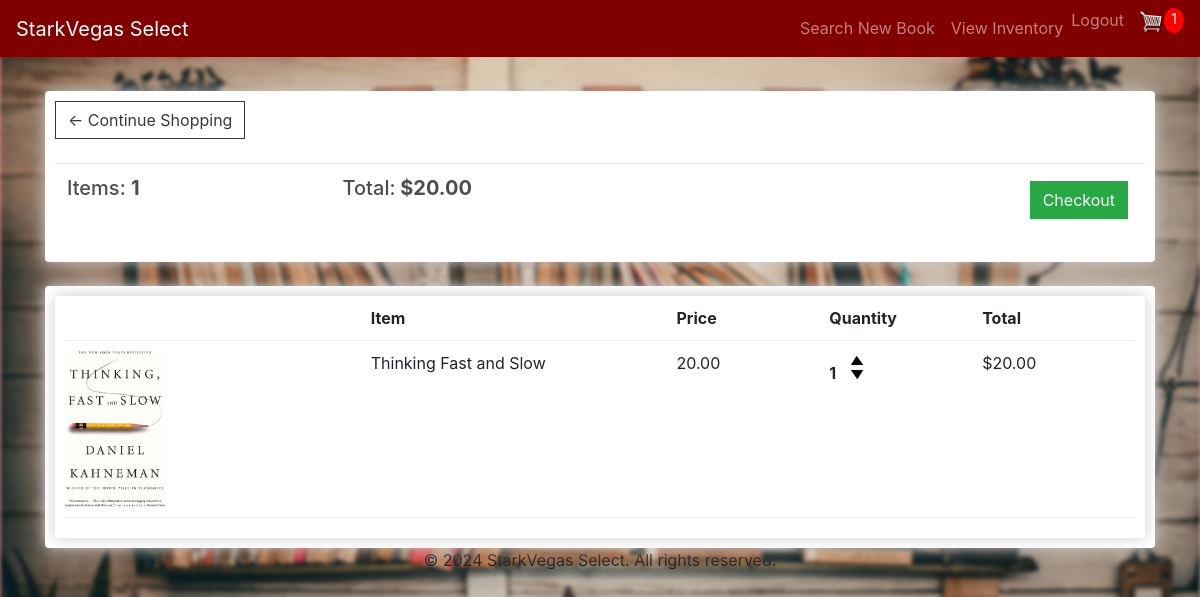
The app's page /cart/ (signed in) with its own data.
### store/models.py (models this page shows, shortened)
class Order(models.Model):
    customer = models.ForeignKey(Customer, on_delete=models.SET_NULL, null=True)
    date_ordered = models.DateTimeField(auto_now_add=True)
    complete = models.BooleanField(default=False)
    transaction_id = models.CharField(max_length=200, null=True, blank=True)
    delivered = models.BooleanField(default=False)
    def __str__(self):
        return f"Order {self.id}"
    @property
    def get_cart_total(self):
        return sum(item.get_total for item in self.order_items.all())
    @property
    def get_cart_items(self):
        return sum(item.quantity for item in self.order_items.all())

class OrderItem(models.Model):
    product = models.ForeignKey('Product', on_delete=models.SET_NULL, null=True, related_name='order_items')
    order = models.ForeignKey('Order', on_delete=models.SET_NULL, null=True, related_name='order_items')
    quantity = models.IntegerField(default=0)
    status = models.CharField(max_length=100, default='pending', choices=[
        ('pending', 'Pending'),
        ('shipped', 'Shipped'),
        ('delivered', 'Delivered'),
        ('returned', 'Returned')
    ])
    returned = models.BooleanField(default=False)
    class Meta:
        unique_together = ('product', 'order', 'status')
    def __str__(self):
        return f"{self.quantity} of {self.product.name if self.product else 'Unknown Product'}"
    @property
    def get_total(self):
        return self.product.price * self.quantity if self.product else 0

class Product(models.Model):
    name = models.CharField(max_length=200, blank=False)
    author = models.CharField(max_length=255, default='Unknown')
    num_pages = models.IntegerField(null=True, blank=True)  # Allow null values
    description = models.TextField(default='No description available')
    price = models.DecimalField(max_digits=10, decimal_places=2)
    digital = models.BooleanField(default=False)
    image = models.ImageField(upload_to='product_images/', null=True, blank=True)
    seller = models.ForeignKey(Profile, on_delete=models.SET_NULL, null=True, blank=True, related_name='products')
    average_rating = models.FloatField(default=0.0, blank=True)
    ratings_count = models.IntegerField(default=0, blank=True)
    reenlisted = models.BooleanField(default=False)
    @property
    def imageURL(self):
        if self.image and hasattr(self.image, 'url'):
            return self.image.url
        return '/static/images/default-product.jpg'

### store/views.py (the view)
# urls.py: path('cart/', views.cart, name="cart"),
def cart(request):
    data = cartData(request)
    print("Cart Data:", data)
    cartItems = data['cartItems']
    order = data['order']
    items = data['items']
    context = {
        'items': items,
        'order': order,
        'cartItems': cartItems,
    }
    return render(request, 'store/cart.html', context)

### store/utils.py (called while the page is built)
def cartData(request):
    if request.user.is_authenticated:
        customer, created = Customer.objects.get_or_create(user=request.user)
        orders = Order.objects.filter(customer=customer, complete=False)
        if orders.exists():
            order = orders.first()
        else:
            order = Order.objects.create(customer=customer, complete=False)
        items = order.order_items.all()
        cartItems = sum(item.quantity for item in items)
    else:
        cookieData = cookieCart(request)
        cartItems = cookieData['cartItems']
        order = cookieData['order']
        items = cookieData['items']
    return {'cartItems': cartItems, 'order': order, 'items': items}

### Sprint 3/Ecommerce/store/templates/store/cart.html
{% extends 'store/main.html' %}
{% load static %}
{% block content %}
     <div class="row">
          <div class="col-lg-12">
               <div class="box-element">
                    <a  class="btn btn-outline-dark" href="{% url 'store' %}">&#x2190; Continue Shopping</a>
	               <br>
	               <br>
	               <table class="table">
		               <tr>
			               <th><h5>Items: <strong>{{order.get_cart_items}}</strong></h5></th>
			               <th><h5>Total:<strong> ${{order.get_cart_total|floatformat:2}}</strong></h5></th>
			               <th>
				               <a  style="float:right; margin:5px;" class="btn btn-success" href="{% url 'checkout' %}">Checkout</a>
			               </th>
		               </tr>
	               </table>
               </div>
               <br>
               <div class="box-element">
                    <div class="box-element">
                         <div class="cart-row">
                              <div style="flex:2"></div>
                              <div style="flex:2"><strong>Item</strong></div>
                              <div style="flex:1"><strong>Price</strong></div>
                              <div style="flex:1"><strong>Quantity</strong></div>
                              <div style="flex:1"><strong>Total</strong></div>
                         </div>
                         {% for item in items %}
                         <div class="cart-row">
                              <div style="flex:2"><img class="row-image" src="{{item.product.imageURL}}"></div>
                              <div style="flex:2"><p>{{item.product.name}}</p></div>
                              <div style="flex:1"><p>{{item.product.price|floatformat:2}}</p></div>
                              <div style="flex:1">
                                   <p class="quantity">{{item.quantity}}</p>
                                   <div class="quantity">
                                        <img data-product="{{item.product.id}}" data-action="add" class="chg-quantity update-cart" src="{% static  'images/arrow-up.png' %}">
                                        <img data-product="{{item.product.id}}" data-action="remove" class="chg-quantity update-cart" src="{% static  'images/arrow-down.png' %}">
                                   </div>
                              </div>
                              <div style="flex:1"><p>${{item.get_total}}</p></div>
                         </div>
                         {% endfor %}
               </div>
          </div>
     </div>
{% endblock content %}

### static/css/main.css (style rules this page uses)
body { background-color: hsl(0, 51%, 71%); }
h1,h2,h3,h4,h5,h6 { color:hsl(0, 0%, 30%); }
.box-element { box-shadow:hsl(0, 0%, 80%) 0 0 16px; background-color: #fff; border-radius: 4px; padding: 10px; }
.col-lg-4, .col-lg-6, .col-lg-8, .col-lg-12 { margin-top: 10px; }
.btn { border-radius: 0; }
.row-image { width: 100px; }
.cart-row { display: flex; align-items: flex-stretch; padding-bottom: 10px; margin-bottom: 10px; border-bottom: 1px solid #ececec; }
.quantity { display: inline-block; font-weight: 700; padding-right:10px; }
.chg-quantity { width: 12px; cursor: pointer; display: block; margin-top: 5px; transition:.1s; }

### records on screen
Order: get_cart_items "1", get_cart_total "20.00"
OrderItem: product.imageURL (picture), product.name "Thinking Fast and Slow", product.price "20.00", quantity "1", get_total "20.00"

### other values on screen
{{ cartItems }} "1"
